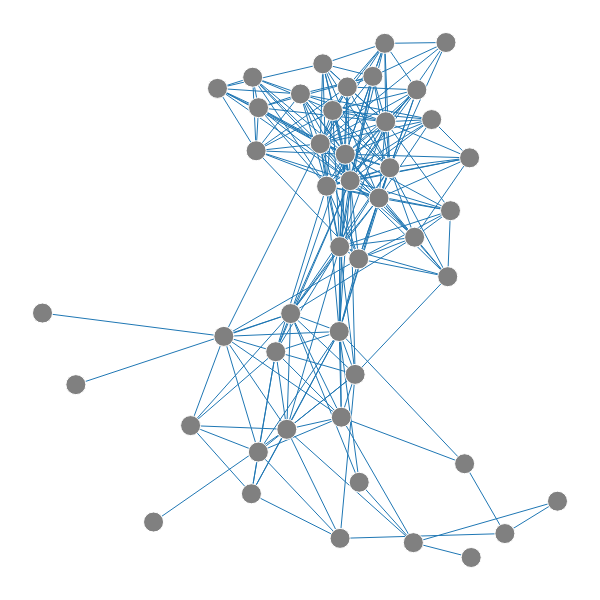

The notebook cell this image was saved under:
### Code cell
plot_comm(comm_top_graph)

### Figure 1 — Plotly figure (JSON) as saved in the notebook; plotly's stock layout.template omitted (floating-point values rounded to 4 significant figures; data arrays with more than 128 entries replaced by an {"elided": "..."} marker saying what was removed)
{"data": [{"hoverinfo": "none", "line": {"width": 1}, "mode": "lines", "name": "", "type": "scatter", "x": {"elided": "726 float values"}, "y": {"elided": "726 float values"}}, {"hoverinfo": "text", "marker": {"color": ["grey", "grey", "grey", "grey", "grey", "grey", "grey", "grey", "grey", "grey", "grey", "grey", "grey", "grey", "grey", "grey", "grey", "grey", "grey", "grey", "grey", "grey", "grey", "grey", "grey", "grey", "grey", "grey", "grey", "grey", "grey", "grey", "grey", "grey", "grey", "grey", "grey", "grey", "grey", "grey", "grey", "grey", "grey", "grey", "grey", "grey"], "opacity": [1, 1, 1, 1, 1, 1, 1, 1, 1, 1, 1, 1, 1, 1, 1, 1, 1, 1, 1, 1, 1, 1, 1, 1, 1, 1, 1, 1, 1, 1, 1, 1, 1, 1, 1, 1, 1, 1, 1, 1, 1, 1, 1, 1, 1, 1], "size": [20, 20, 20, 20, 20, 20, 20, 20, 20, 20, 20, 20, 20, 20, 20, 20, 20, 20, 20, 20, 20, 20, 20, 20, 20, 20, 20, 20, 20, 20, 20, 20, 20, 20, 20, 20, 20, 20, 20, 20, 20, 20, 20, 20, 20, 20]}, "mode": "markers", "name": "", "text": ["chr3:156450000-156475000", "chr3:156650000-156675000", "chr3:156700000-156725000", "chr3:155700000-155725000", "chr3:156600000-156625000", "chr3:155825000-155850000", "chr3:156050000-156075000", "chr3:156800000-156825000", "chr3:156350000-156375000", "chr3:156425000-156450000", "chr3:155850000-155875000", "chr3:155725000-155750000", "chr3:155950000-155975000", "chr3:156875000-156900000", "chr3:155775000-155800000", "chr3:156850000-156875000", "chr3:156200000-156225000", "chr3:156025000-156050000", "chr3:155875000-155900000", "chr3:156225000-156250000", "chr3:156300000-156325000", "chr3:155900000-155925000", "chr3:156525000-156550000", "chr3:156475000-156500000", "chr3:156575000-156600000", "chr3:156775000-156800000", "chr3:155750000-155775000", "chr3:155800000-155825000", "chr3:156150000-156175000", "chr3:156175000-156200000", "chr3:156250000-156275000", "chr3:156550000-156575000", "chr3:156675000-156700000", "chr3:156625000-156650000", "chr3:156500000-156525000", "chr3:156100000-156125000", "chr3:156075000-156100000", "chr3:156400000-156425000", "chr3:156375000-156400000", "chr3:156325000-156350000", "chr3:156825000-156850000", "chr3:156000000-156025000", "chr3:156125000-156150000", "chr3:156750000-156775000", "chr3:156725000-156750000", "chr3:156275000-156300000"], "type": "scatter", "x": [0.5561, 0.4029, 0.4141, 0.6072, 0.5374, 0.8092, 0.4005, 0.5898, 0.7134, 0.7176, 0.5727, 0.7109, 0.2129, 0.8188, 0.9873, 0.5446, 0.5688, 0.5704, 0.4683, 0.4757, 0.7821, 0, 0.658, 0.5844, 0.7734, 0.5804, 0.8218, 0.8864, 0.4472, 0.5993, 0.5698, 0.6332, 0.4945, 0.3354, 0.6561, 0.3476, 0.2839, 0.6658, 0.6451, 0.7769, 0.746, 0.06397, 0.4138, 0.5324, 0.4095, 0.6061], "y": [0.868, 0.9326, 0.8735, 0.1461, 0.9586, 0.1821, 0.1237, 0.7317, 0.6219, 0.9081, 0.2724, 0.02887, 0.06888, 0.7761, 0.1093, 0.7211, 0.4388, 0.03717, 0.2489, 0.4736, 0.6734, 0.4746, 0.8461, 0.9137, 1, 0.783, 0, 0.04649, 0.3996, 0.3556, 0.6035, 0.9342, 0.9002, 0.9109, 0.9984, 0.4293, 0.2561, 0.7568, 0.6981, 0.5453, 0.8504, 0.3357, 0.2047, 0.8035, 0.7898, 0.5798]}], "layout": {"height": 600, "hovermode": "closest", "margin": {"b": 0, "l": 0, "r": 0, "t": 0}, "scene": {"xaxis": {"showbackground": false, "showgrid": false, "showline": false, "showticklabels": false, "title": "", "zeroline": false}, "yaxis": {"showbackground": false, "showgrid": false, "showline": false, "showticklabels": false, "title": "", "zeroline": false}, "zaxis": {"showbackground": false, "showgrid": false, "showline": false, "showticklabels": false, "title": "", "zeroline": false}}, "showlegend": false, "width": 600, "xaxis": {"showbackground": false, "showgrid": false, "showline": false, "showticklabels": false, "title": "", "zeroline": false}, "yaxis": {"showbackground": false, "showgrid": false, "showline": false, "showticklabels": false, "title": "", "zeroline": false}}}
